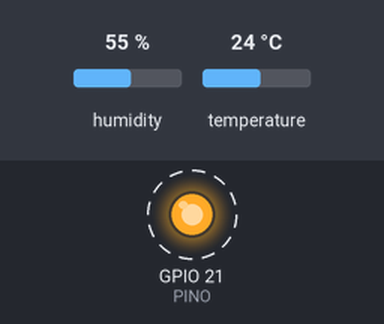
Bench run of a sketch on a simulated ESP32. Shown: output pins drawn as LEDs (lit = HIGH). Dashed ring = blinking. The inputs (shaded band) are chosen by the test bench; at power-on: humidity 55 %, temperature 24 °C. What the sketch prints to the serial monitor is not drawn.

Above: at 0.05 s.
Timing chart, 0 to 3.0 s (numbered marks = the images above):
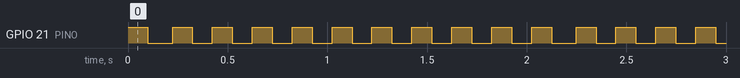

Measured:
- by itself, GPIO 21 (PINO): alternates HIGH for 0.10 s and LOW for 0.10 s

The sketch:

dht.ino
```cpp
#include "DHT.h"
#define PINO 21
#define PINO_DHT 33
DHT dht(PINO_DHT, DHT11);
void setup() {
  pinMode(PINO, OUTPUT);
  dht.begin();
  Serial.begin(9600);
}
void loop() {
  digitalWrite(PINO, HIGH);
  delay(100);
  digitalWrite(PINO, LOW);
  delay(100);
  float temp = dht.readTemperature();
  Serial.printf("Temperadura: %5.2f\n", temp);
}
```
